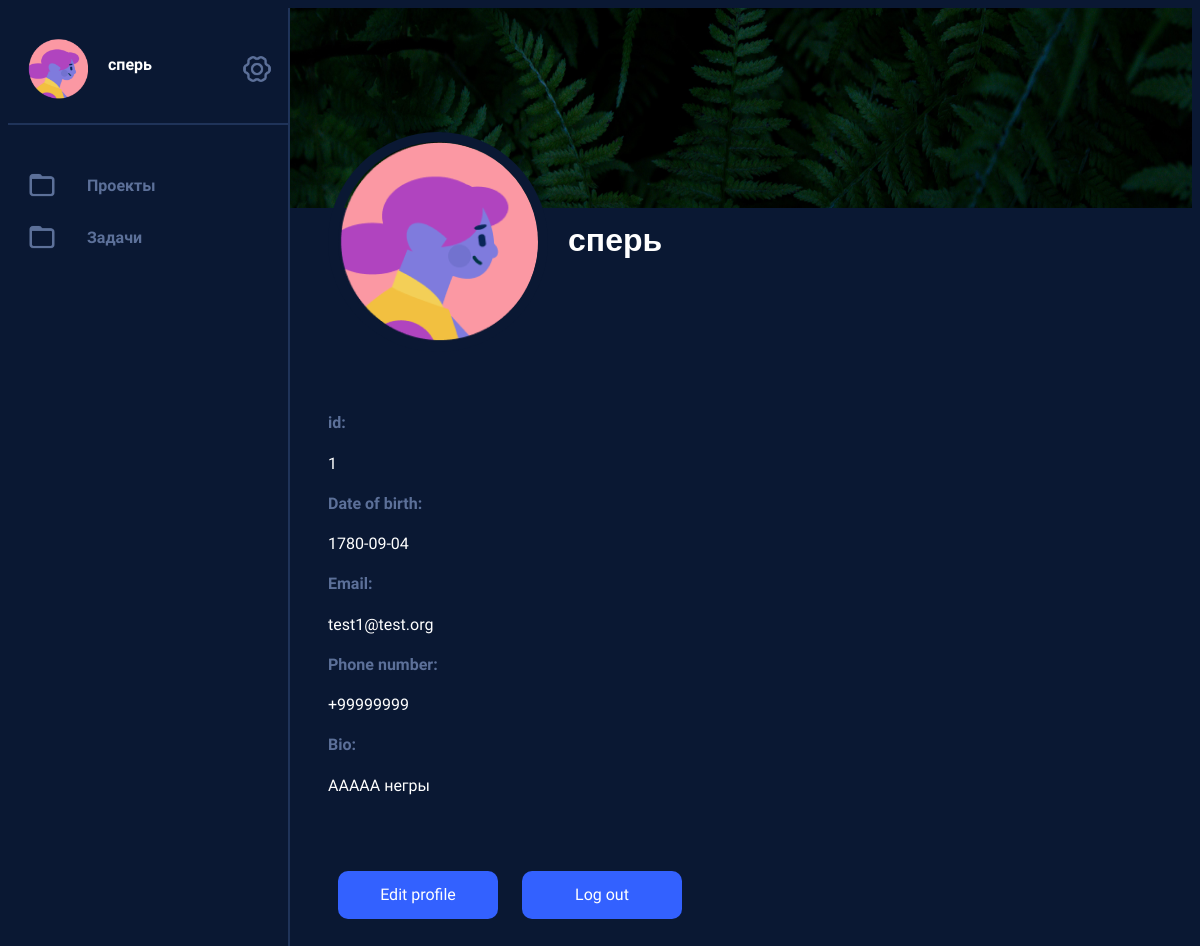
Page /profile (signed in) on the earlier database version.
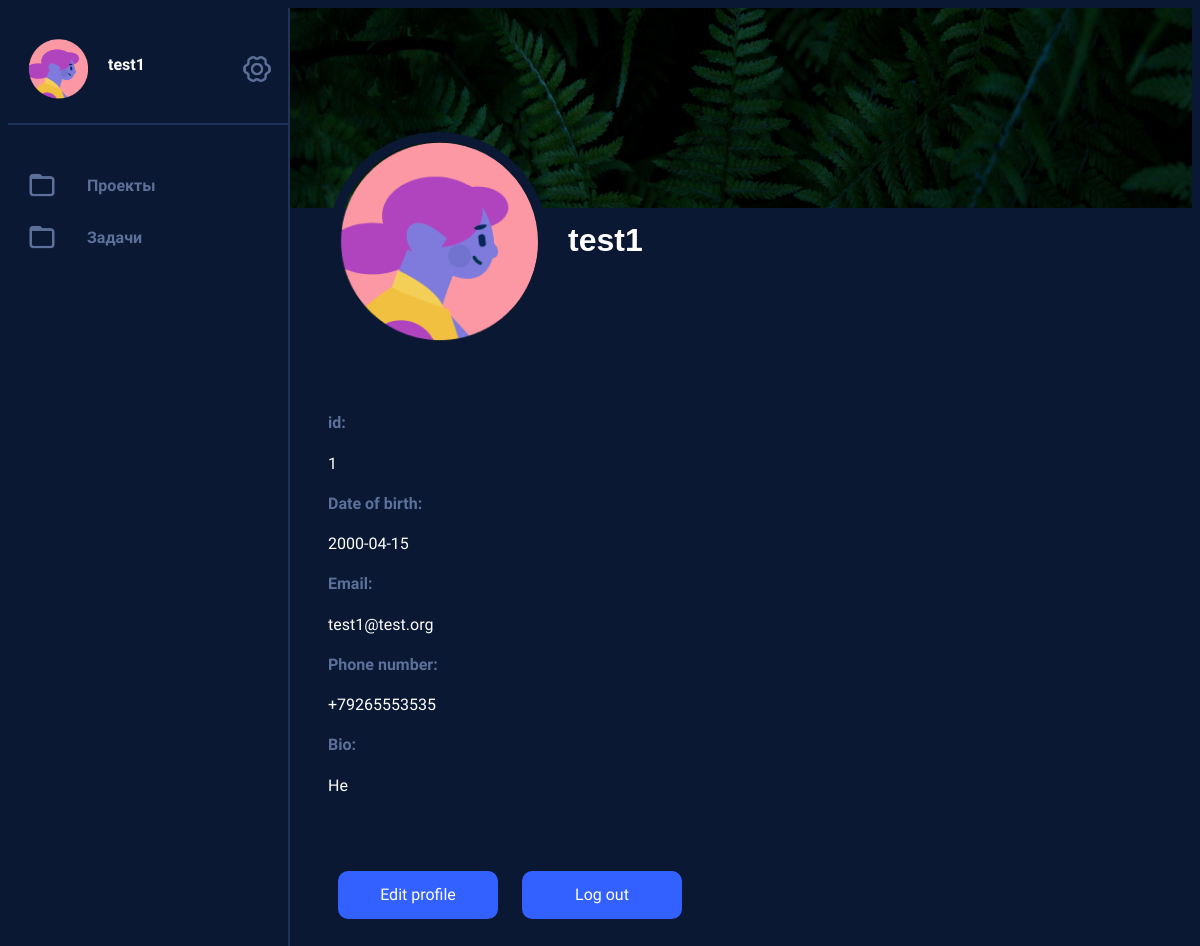
Same page on the later database version.
### data/users.py (models this page shows, shortened)
class User(SqlAlchemyBase, UserMixin, SerializerMixin):
    __tablename__ = 'users'
    id = sqlalchemy.Column(sqlalchemy.Integer, primary_key=True, autoincrement=True)
    login = sqlalchemy.Column(sqlalchemy.String, nullable=True)
    password = sqlalchemy.Column(sqlalchemy.String, nullable=True)
    email = sqlalchemy.Column(sqlalchemy.String, index=True, unique=True, nullable=True)
    phone = sqlalchemy.Column(sqlalchemy.String, index=True, unique=True, nullable=True)
    name = sqlalchemy.Column(sqlalchemy.String, nullable=True)
    birth_date = sqlalchemy.Column(sqlalchemy.DateTime, nullable=True)
    bio = sqlalchemy.Column(sqlalchemy.String, nullable=True)
    projects = sqlalchemy.Column(sqlalchemy.String, nullable=True, default=None)
    tasks = sqlalchemy.Column(sqlalchemy.String, nullable=True, default=None)
    picture = sqlalchemy.Column(sqlalchemy.Integer, nullable=True)

### services/profile.py (the view)
@blueprint.route('/profile')
@login_required
def profile():
    user_id = flask_login.current_user.id
    db_sess = session.create_session()
    user = db_sess.query(User).get(user_id)
    return render_template('profile.html', title='Verk | Profile', name=user.name, id=user_id, email=user.email,
                           list_of_avatars=list_of_avatars, avatar=user.picture-1, phone=user.phone,
                           birth_date=str(user.birth_date).split()[0], bio=user.bio)

### data/db_session.py (called while the page is built)
def create_session() -> Session:
    global __factory
    return __factory()

### funcs.py (called while the page is built)
@login_manager.user_loader
def load_user(user_id):
    return db_session.query(User).get(user_id)

### templates/profile.html (shortened to what this page needs)
<!DOCTYPE html>
<html>
<head>
    <link href="/static/style.css" rel="stylesheet" type="text/css" />
</head>
<body>
{% extends "base.html" %}
{% block content %}
<div class="viewport">
         <div class="user_info">
            <div class="user_wallpaper">
                <img src="static/favicons/k.jpg">
            </div>
            <div class="name_and_picture">
                <img src={{list_of_avatars[avatar]}}>
                <div class="data_info">
                    <h1>{{name}}</h1>
                </div>
            </div>
        </div>
        <div class="profile_info">
            <h4>id:</h4>
            <p>{{id}}</p>
            <h4>Date of birth:</h4>
            <p>{{birth_date}}</p>
            <h4>Email:</h4>
            <p>{{email}}</p>
            <h4>Phone number:</h4>
            <p>{{phone}}</p>
            <h4>Bio:</h4>
            <p>{{bio}}</p>
            <button type="submit" onclick="window.location.href='/profile_edit';" value="add_new">Edit profile</button>
            <button type="submit" onclick="window.location.href='/';" value="add_new">Log out</button>
        </div>
</div>
{% endblock %}

### templates/base.html (shortened to what this page needs)
<!DOCTYPE html>
<html>
<head>
    <link href="/static/style.css" rel="stylesheet" type="text/css" />
</head>
<body class="base_aside">
    <aside>
        <div class="account_menu">
            <div class="profile_pic">
                <img src="{{list_of_avatars[avatar]}}">
            </div>
            <div class="greeting">
                <h3><a href="/profile/{{id}}">{{name}}</a></h3>
            </div>
            <div class="icon">
                <img src="/static/icons/settings.png">
            </div>
        </div>
        <div class="page_menu">
            <div class="page_element">
                <div class="icon">
                    <img src="/static/icons/folder.png">
                </div>
                <h4><a href="/projects">Проекты</a></h4>
            </div>
            <div class="page_element">
                <div class="icon">
                    <img src="/static/icons/folder.png">
                </div>
                <h4><a href="/tasks">Задачи</a></h4>
            </div>
        </div>
    </aside>
{% block content %}{% endblock %}
</body>
</html>

Differences in the rows shown:
changed User "test1@test.org": name "сперь" → "test1"; phone "+99999999" → "+79265553535"; bio "ААААА негры" → "Не"
Other differences:
{{ birth_date }}: "1780-09-04" → "2000-04-15"
